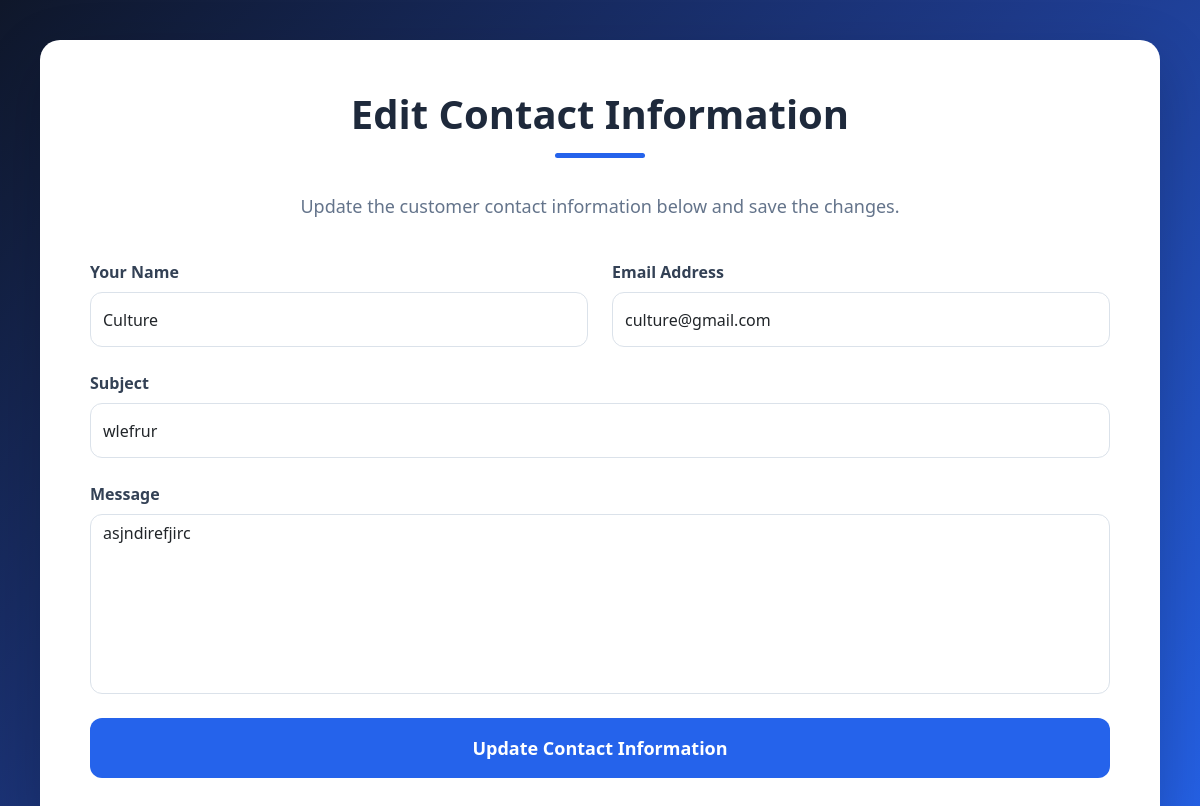
Before: /edit/3 with the older database file.
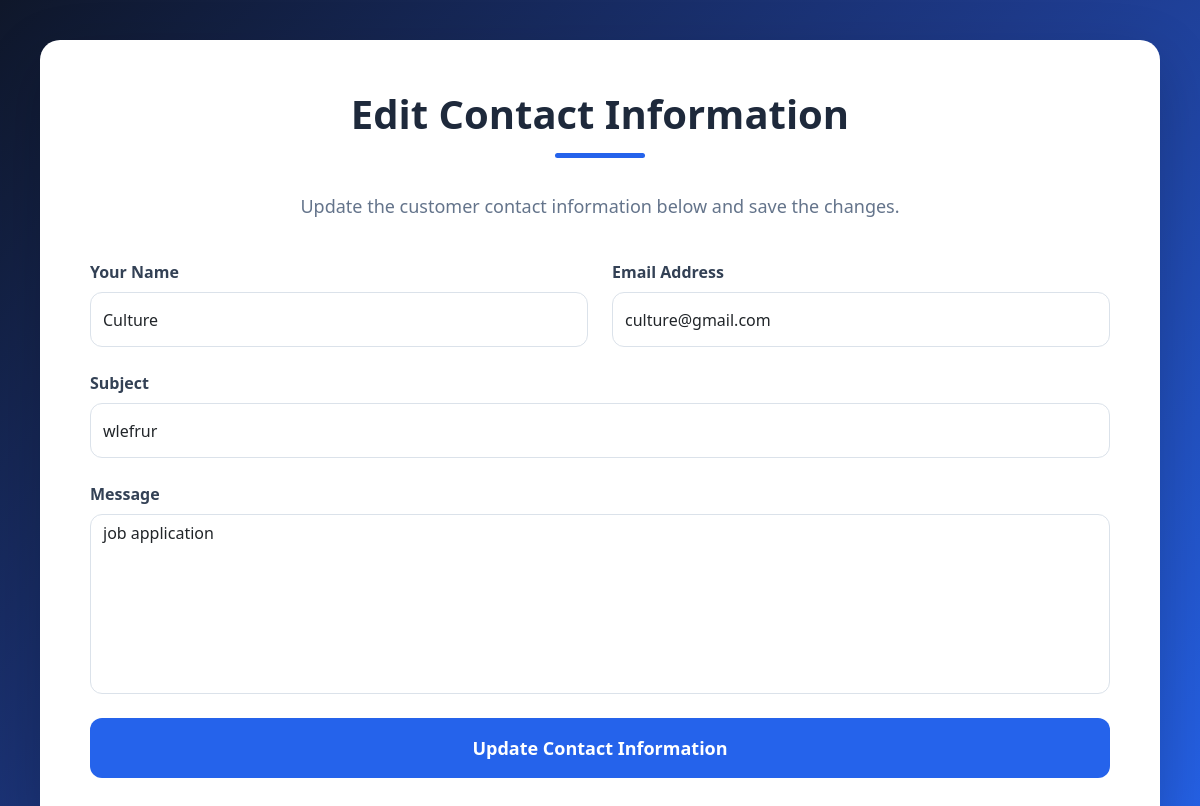
After: the same page with the newer database file.
### Genesisapp/models.py (models this page shows, shortened)
class Contact(models.Model):
    name = models.CharField(max_length=20)
    email = models.EmailField()
    subject = models.CharField(max_length=200)
    message = models.TextField()

### Genesisapp/views.py (the view)
# urls.py: path('edit/<int:id>', views.edit, ),
def edit(request, id):
    editappointment = get_object_or_404(Contact, id=id)
    if request.method == 'POST':
        editappointment.name = request.POST.get('name')
        editappointment.email = request.POST.get('email')
        editappointment.subject = request.POST.get('subject')
        editappointment.message = request.POST.get('message')
        editappointment.save()
        return redirect('/show')
    else:
        return render(request, 'edit.html', {'editappointment': editappointment})

### templates/edit.html (shortened to what this page needs)
<!DOCTYPE html>
<html lang="en">
<head>
    {% load static %}
    <link rel="stylesheet" href="{% static 'assets/vendor/bootstrap/css/bootstrap.min.css' %}">
</head>
<body>
<div class="main-container">
    <div class="card-box">
        <h1 class="page-title">
            Edit Contact Information
        </h1>
        <div class="header-line"></div>
        <p class="page-subtitle">
            Update the customer contact information below and save the changes.
        </p>
        <form method="post">
            <div class="row g-4">
                <div class="col-lg-6">
                    <label>Your Name</label>
                    <input
                        type="text"
                        class="form-control"
                        name="name"
                        required
                        value="{{ editappointment.name }}"
                    >
                </div>
                <div class="col-lg-6">
                    <label>Email Address</label>
                    <input
                        type="email"
                        class="form-control"
                        name="email"
                        required
                        value="{{ editappointment.email }}"
                    >
                </div>
                <div class="col-12">
                    <label>Subject</label>
                    <input
                        type="text"
                        class="form-control"
                        name="subject"
                        required
                        value="{{ editappointment.subject }}"
                    >
                </div>
                <div class="col-12">
                    <label>Message</label>
                    <textarea
                        class="form-control"
                        name="message"
                        required
                    >{{ editappointment.message }}</textarea>
                </div>
                <div class="col-12 mt-4">
                    <button class="btn-update" type="submit">
                        Update Contact Information
                    </button>
                </div>
            </div>
        </form>
    </div>
</div>
</body>
</html>

Changed rows visible on the page:
changed Contact "Culture": message "asjndirefjirc" → "job application"
